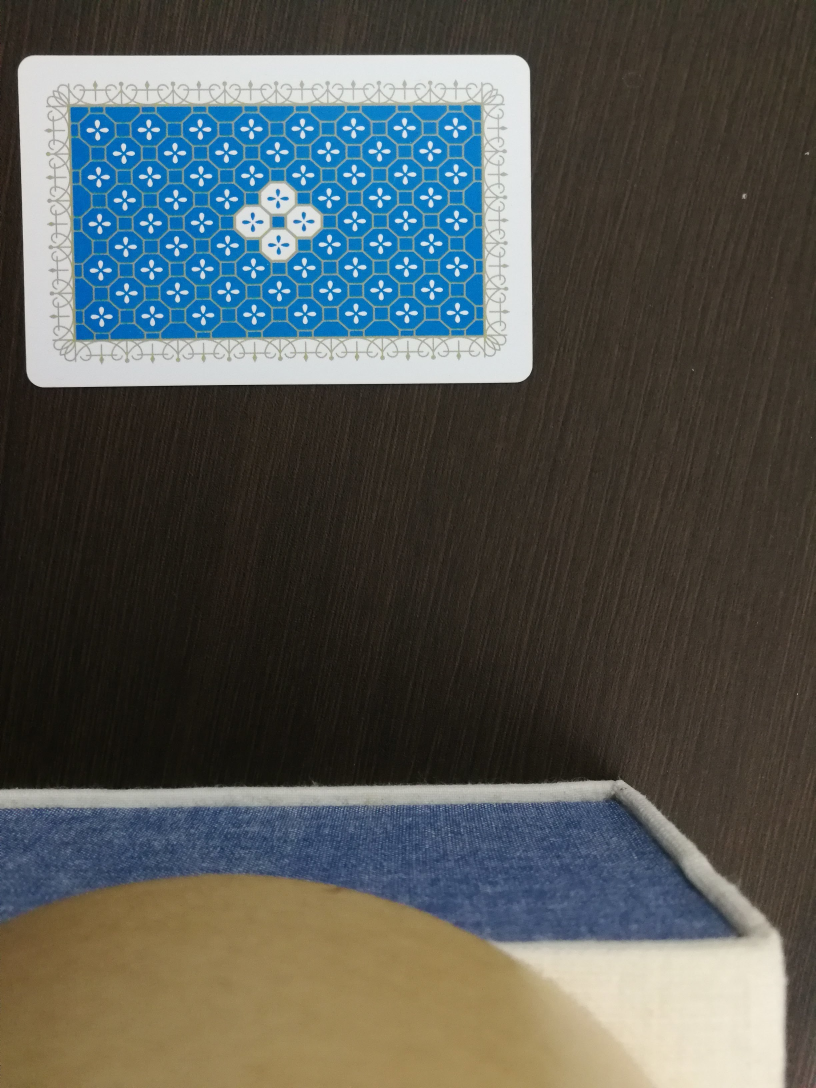
#> input picture data/original_img/back.jpg, 2448 x 3264 px (shown at 1/3 size); its folder holds only this picture in this run
$ python preprocess.py
#> lines starting #> are read from the running program, lines starting #| are printed output that depends on the picture; after the words box and inside, x2 and y2 are one past the last pixel; in counts of white or black regions, pixels touching at a corner belong together
import numpy as np
import glob
import os
import cv2
from scipy.ndimage.interpolation import rotate

def erase_marks(img):
    nlabels, labels, stats, centroids = cv2.connectedComponentsWithStats(img)
    areas = stats[:,4]
    areas<100000
    for i in np.argwhere(areas<100000):
        img[labels==i] = 0
    return img


def get_maxmin(img):
    # img: crop region must be 0 and else 255
    non_zero = np.argwhere(img == 255)
    x_min = np.min(non_zero[:, 0])
    y_min = np.min(non_zero[:, 1])
    x_max = np.max(non_zero[:, 0])
    y_max = np.max(non_zero[:, 1])
    return x_min, y_min, x_max, y_max


def calc_area(img):
    x_min, y_min, x_max, y_max = get_maxmin(img)
    return (x_max-x_min) * (y_max-y_min)


def rotate_min(img):
    # rotate img so that crop region is minimum
    area = calc_area(img)
    angle = 0.0
    num_try = 0
    while True:
        angle += 0.2
        img = rotate(img, angle)
        new_area = calc_area(img)
        if new_area > area:
            num_try += 1
            if num_try == 3:
                break
        else:
            num_try = 0
            area = new_area
    if angle == 0.2:
        num_try = 0
        angle = 0.0
        while True:
            angle -= 0.2
            img = rotate(img, angle)
            new_area = calc_area(img)
            if new_area > area:
                if num_try == 3:
                    break
            else:
                num_try = 0
                area = new_area
    if angle == -0.2:
        angle = 0.0
    return angle


data_path = '../data/'
img_file = glob.glob(os.path.join(data_path, 'original_img/*'))

for num, f in enumerate(sorted(img_file)):
    file_name = f.split('/')[-1]
    print('\rProcessing {}/{}'.format(num+1, len(img_file)), end='')
    # load image
    img = cv2.imread(f)
#> img is the input picture: shape (3264, 2448, 3); mean B, G, R 85, 88.1, 84.4
    img = img[0:2000, :2000]
#> img: shape (2000, 2000, 3)
    gray = cv2.cvtColor(img, cv2.COLOR_BGR2GRAY)
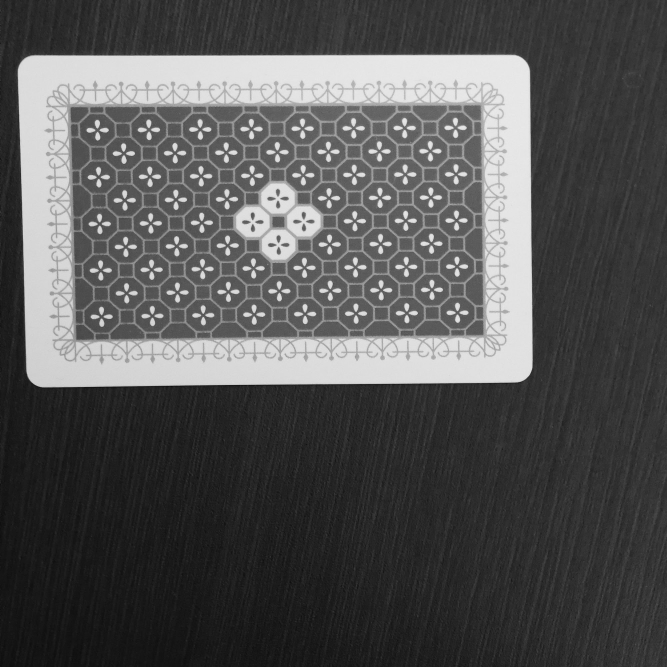
#> gray: shape (2000, 2000) (shown at 1/3 size); min 2, max 245, mean 85.1

    # convert to binarize (0, 255)
    thresh = cv2.threshold(
        gray, 0, 255, cv2.THRESH_BINARY_INV+cv2.THRESH_OTSU)[1]
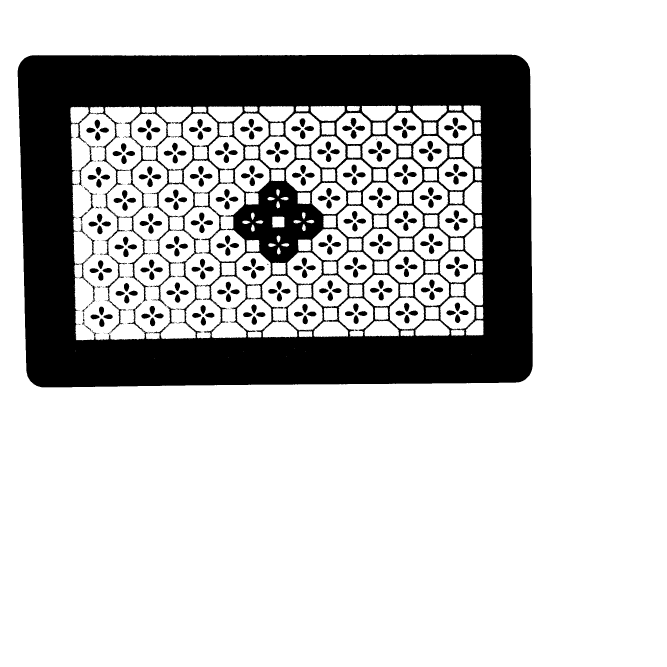
#> thresh: shape (2000, 2000) (shown at 1/3 size); 78.4% white; 507 black regions (227 under 20 px), largest, box (x1, y1, x2, y2) and area: (53, 163, 1598, 1162) 779254, (315, 768, 381, 994) 1254, (235, 779, 286, 913) 569

    # fill in small dots
    close_kernel = np.ones((3,3),np.uint8)
    closing = cv2.morphologyEx(thresh, cv2.MORPH_CLOSE, close_kernel, iterations=10)
#> closing: shape (2000, 2000); 82.7% white; 2 black regions, box (x1, y1, x2, y2) and area: (54, 164, 1598, 1162) 655996, (700, 543, 970, 788) 35283

    # fill in card mark and number
    connected = erase_marks(closing)
#> in erase_marks, `nlabels, labels, stats, centroids = cv2.connectedComponentsWithStats(i..`:
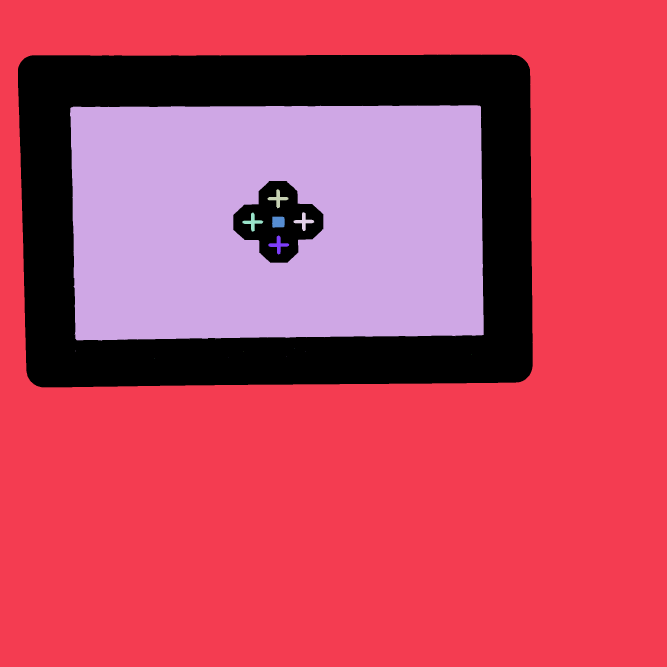
#> labels: shape (2000, 2000) int32 (shown at 1/3 size); 16 distinct labels, from 0 to 15; one colour per label, 0 black
#> in erase_marks, `nlabels, labels, stats, centroids = cv2.connectedComponentsWithStats(i..`: nlabels = 16; stats = 16 rows, first 6: [54, 164, 1544, 998, 691279], [0, 0, 2000, 2000, 2491700], [210, 316, 1241, 707, 811487], [802, 568, 64, 57, 1078], [880, 637, 63, 56, 1085], [727, 638, 63, 58, 1074]; centroids = 16 rows, first 8: [825.7, 650.9], [1103, 1206], [830.8, 664.8], [833.7, 595.7], [911.3, 664.3], [757.9, 665.9], [834.6, 665.6], [835.3, 734.3]
#> in erase_marks, `areas = stats[:,4]`: areas = [691279, 2491700, 811487, 1078, 1085, 1074, 1172, 1114, 1, 4, 1, 1, 1, 1, 1, 1]
#> the loop in erase_marks, `for i in np.argwhere(areas<100000):` made 13 passes
#> i on passes 1 to 8: [3], [4], [5], [6], [7], [8], [9], [10]
#> after the loop in erase_marks, `for i in np.argwhere(areas<100000):`:
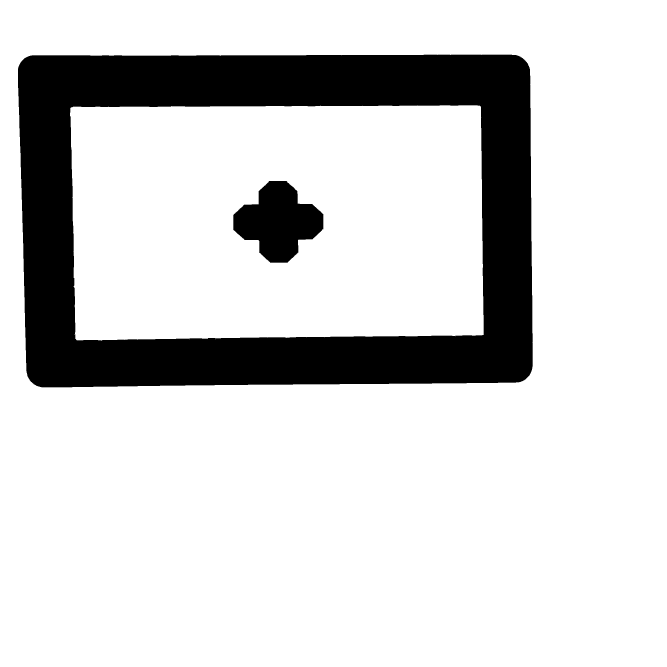
#> img: shape (2000, 2000) (shown at 1/3 size); 82.6% white; 2 black regions, box (x1, y1, x2, y2) and area: (54, 164, 1598, 1162) 656007, (700, 543, 970, 788) 40806

    # dilate for card edges
    dilate_kernel = np.ones((3, 3), np.uint8)
    dilation = 255 - cv2.dilate(connected, dilate_kernel, iterations=2)
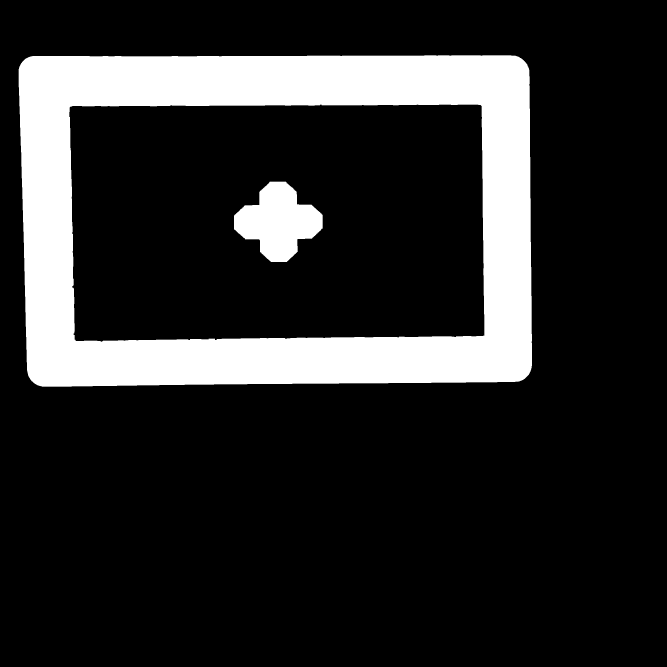
#> dilation: shape (2000, 2000) (shown at 1/3 size); 16.9% white; 2 white regions, box (x1, y1, x2, y2) and area: (56, 166, 1596, 1160) 637807, (702, 545, 968, 786) 38758

    # rotate image
    angle = rotate_min(dilation)
#> in get_maxmin, `non_zero = np.argwhere(img == 255)`: non_zero = 676565 pairs, first value 166 to 1159, second value 56 to 1595
#> in get_maxmin, `x_min = np.min(non_zero[:, 0])`: x_min = 166
#> in get_maxmin, `y_min = np.min(non_zero[:, 1])`: y_min = 56
#> in get_maxmin, `x_max = np.max(non_zero[:, 0])`: x_max = 1159
#> in get_maxmin, `y_max = np.max(non_zero[:, 1])`: y_max = 1595
#> in calc_area, `x_min, y_min, x_max, y_max = get_maxmin(img)`: x_min = 166; y_min = 56; x_max = 1159; y_max = 1595
#> in rotate_min, `area = calc_area(img)`: area = 1528227
#> the loop in rotate_min, `while True:` made 3 passes
#> new_area on passes 1 to 3: 1536377, 1556282, 1586100
#> after the loop in rotate_min, `while True:`: angle = 0.6
#> angle = 0.6
    new_img = np.c_[img, np.expand_dims(dilation, axis=-1)]
    new_img = rotate(new_img, angle)
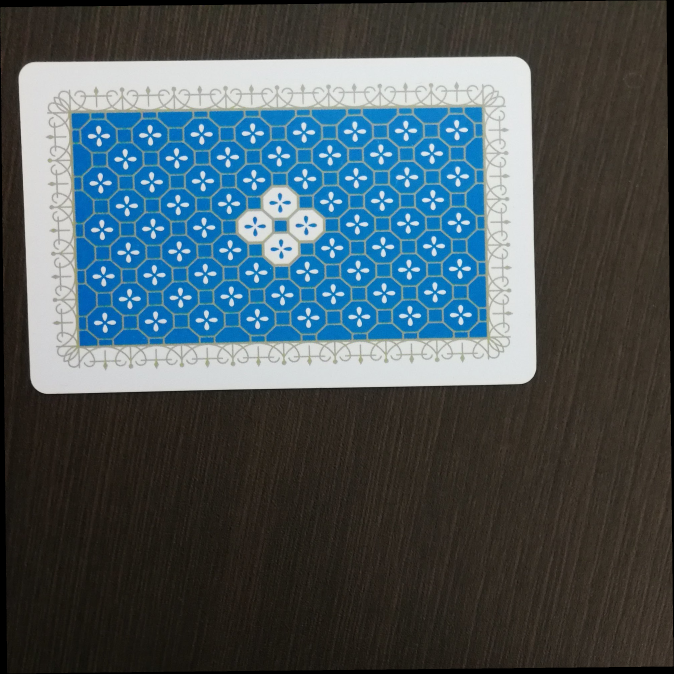
#> new_img: shape (2021, 2021, 4) (shown at 1/3 size); mean B, G, R, A 92.7, 86.8, 72.9, 42.2

    # crop
    x_min, y_min, x_max, y_max = get_maxmin(rotate(dilation, angle))
#> x_min = 171; y_min = 59; x_max = 1178; y_max = 1606
    new_img = new_img[x_min-1:x_max+1, y_min-1:y_max+1]
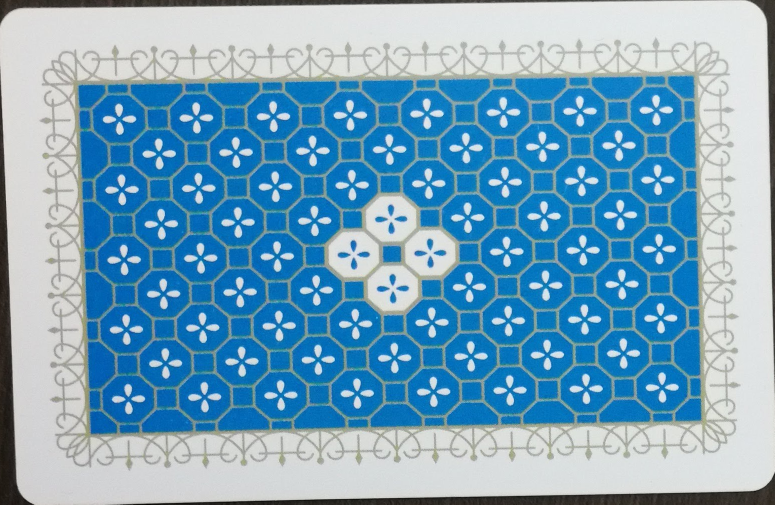
#> new_img: shape (1009, 1549, 4) (shown at 1/2 size); mean B, G, R, A 191, 163.6, 117.6, 110.4

    # save
    save_dir = os.path.join(data_path, 'cards_data', file_name.split('.')[0]+'.png')
    cv2.imwrite(save_dir, new_img)

$ run again, on data/original_img/c12.jpg
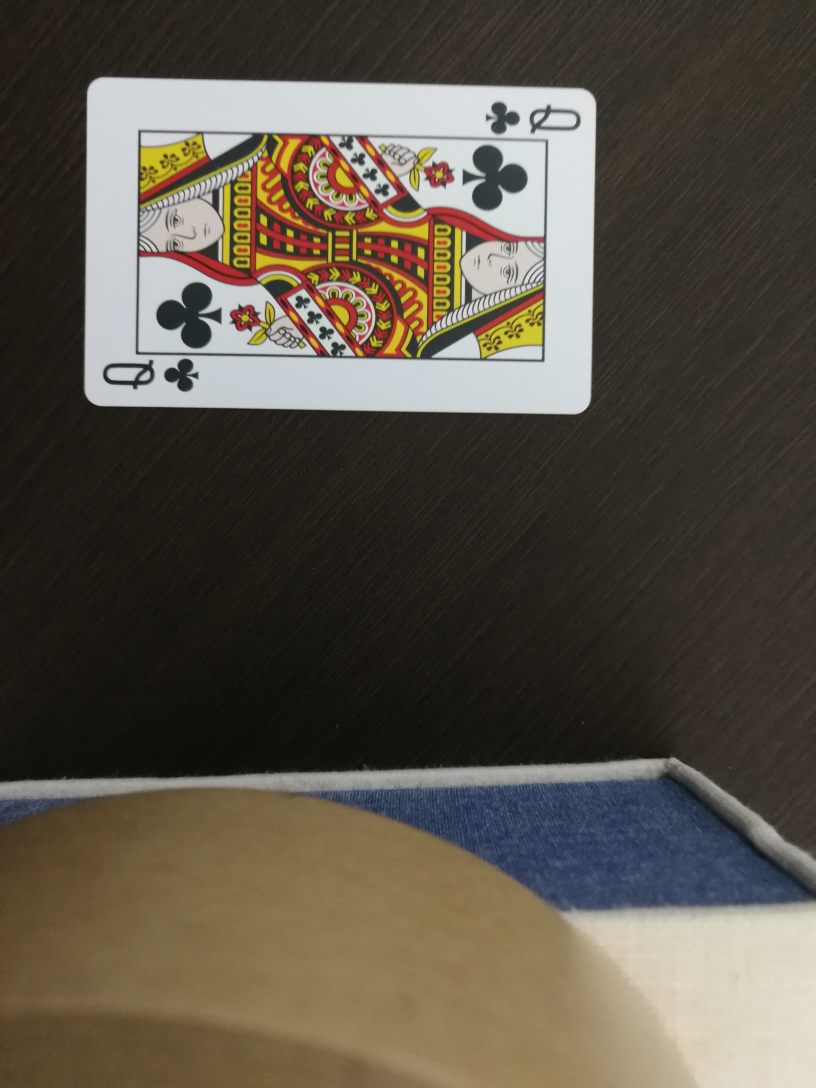
#> input picture data/original_img/c12.jpg, 2448 x 3264 px (shown at 1/3 size)
#> img is the input picture: shape (3264, 2448, 3); mean B, G, R 71.5, 83.2, 90.5
#> thresh: shape (2000, 2000); 72.3% white; 143 black regions (21 under 20 px), largest, box (x1, y1, x2, y2) and area: (253, 231, 1789, 1243) 750284, (414, 769, 951, 1067) 76689, (419, 404, 941, 796) 56072
#> closing: shape (2000, 2000); 77% white; 47 black regions, largest, box (x1, y1, x2, y2) and area: (254, 232, 1789, 1243) 725833, (414, 770, 871, 1064) 63314, (422, 597, 670, 755) 25310
#> labels: shape (2000, 2000) int32; 18 distinct labels, from 0 to 17
#> nlabels = 18; stats = 18 rows, first 6: [254, 232, 1535, 1011, 919885], [0, 0, 2000, 2000, 2503099], [1458, 307, 100, 94, 5424], [1589, 317, 152, 81, 4546], [310, 391, 1333, 784, 544589], [1125, 408, 46, 2, 62]; centroids = 18 rows, first 8: [1018, 729.8], [988.4, 1155.9], [1504.4, 354.1], [1644.6, 358.7], [989.2, 766.9], [1146.5, 408.6], [1225, 410], [1304, 413]
#> areas = 18 values, max 2503099 at index 1, min 1 at index 6, mean 222222.2
#> the loop in erase_marks, `for i in np.argwhere(areas<100000):` made 15 passes
#> i on passes 1 to 8: [2], [3], [5], [6], [7], [8], [9], [10]
#> dilation: shape (2000, 2000); 22.7% white; 46 white regions, largest, box (x1, y1, x2, y2) and area: (256, 234, 1787, 1241) 739305, (416, 772, 869, 1062) 58066, (1385, 725, 1629, 893) 23419
#> non_zero = 906156 pairs, first value 234 to 1240, second value 256 to 1786
#> in get_maxmin, `x_min = np.min(non_zero[:, 0])`: x_min = 234
#> in get_maxmin, `y_min = np.min(non_zero[:, 1])`: y_min = 256
#> in get_maxmin, `x_max = np.max(non_zero[:, 0])`: x_max = 1240
#> in get_maxmin, `y_max = np.max(non_zero[:, 1])`: y_max = 1786
#> in calc_area, `x_min, y_min, x_max, y_max = get_maxmin(img)`: x_min = 234; y_min = 256; x_max = 1240; y_max = 1786
#> in rotate_min, `area = calc_area(img)`: area = 1539180
#> the loop in rotate_min, `while True:` made 6 passes
#> (new_area, area) on passes 1 to 3: (1528527, 1528527), (1509293, 1509293), (1497550, 1497550)
#> after the loop in rotate_min, `while True:`:
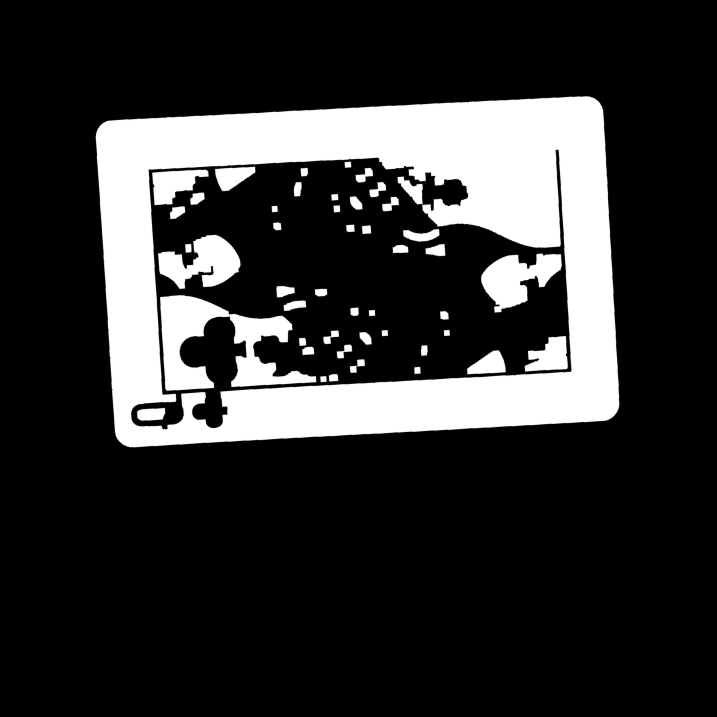
#> img: shape (2150, 2150) (shown at 1/3 size); min 0, max 255, mean 50
#> after the loop in rotate_min, `while True:`: angle = 1.2
#> `x_min, y_min, x_max, y_max = get_maxmin(rotate(dilation, angle))`: x_min = 268; y_min = 269; x_max = 1250; y_max = 1795
#> `new_img = new_img[x_min-1:x_max+1, y_min-1:y_max+1]`:
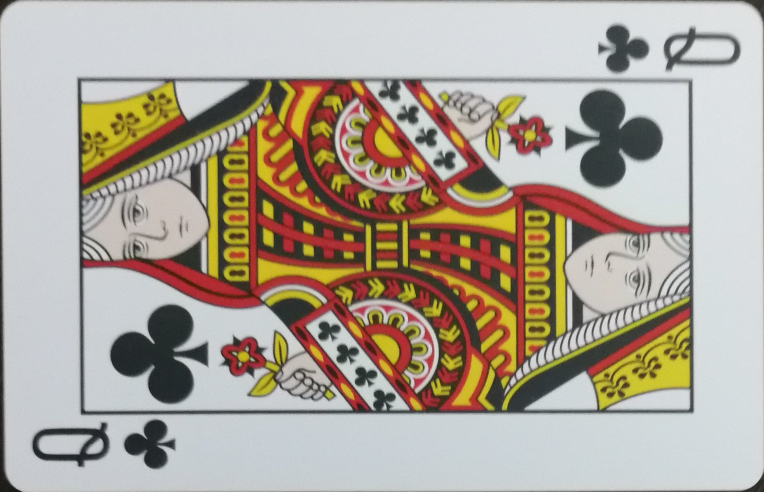
#> new_img: shape (984, 1528, 4) (shown at 1/2 size); mean B, G, R, A 151.6, 164.2, 174.2, 153.7
